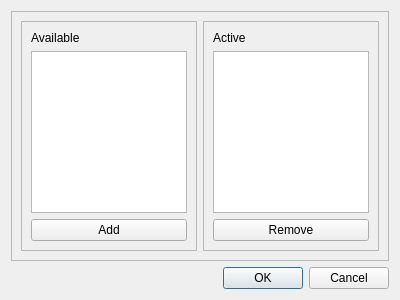
<?xml version="1.0" encoding="UTF-8"?>
<ui version="4.0">
 <class>AiScenarioDialog</class>
 <widget class="QDialog" name="AiScenarioDialog">
  <property name="geometry">
   <rect>
    <x>0</x>
    <y>0</y>
    <width>400</width>
    <height>300</height>
   </rect>
  </property>
  <property name="windowTitle">
   <string>Select AI Scenarios</string>
  </property>
  <layout class="QVBoxLayout" name="verticalLayout">
   <item>
    <widget class="QFrame" name="frame">
     <property name="frameShape">
      <enum>QFrame::StyledPanel</enum>
     </property>
     <property name="frameShadow">
      <enum>QFrame::Raised</enum>
     </property>
     <layout class="QHBoxLayout" name="horizontalLayout">
      <item>
       <widget class="QFrame" name="frame_3">
        <property name="frameShape">
         <enum>QFrame::StyledPanel</enum>
        </property>
        <property name="frameShadow">
         <enum>QFrame::Raised</enum>
        </property>
        <layout class="QVBoxLayout" name="verticalLayout_2">
         <item>
          <widget class="QLabel" name="label">
           <property name="text">
            <string>Available</string>
           </property>
          </widget>
         </item>
         <item>
          <widget class="QListWidget" name="listWidget"/>
         </item>
         <item>
          <widget class="QPushButton" name="pbAdd">
           <property name="text">
            <string>Add</string>
           </property>
          </widget>
         </item>
        </layout>
       </widget>
      </item>
      <item>
       <widget class="QFrame" name="frame_2">
        <property name="frameShape">
         <enum>QFrame::StyledPanel</enum>
        </property>
        <property name="frameShadow">
         <enum>QFrame::Raised</enum>
        </property>
        <layout class="QVBoxLayout" name="verticalLayout_3">
         <item>
          <widget class="QLabel" name="label_2">
           <property name="text">
            <string>Active</string>
           </property>
          </widget>
         </item>
         <item>
          <widget class="QListWidget" name="listWidget_2"/>
         </item>
         <item>
          <widget class="QPushButton" name="pbRemove">
           <property name="text">
            <string>Remove</string>
           </property>
          </widget>
         </item>
        </layout>
       </widget>
      </item>
     </layout>
    </widget>
   </item>
   <item>
    <widget class="QDialogButtonBox" name="buttonBox">
     <property name="orientation">
      <enum>Qt::Horizontal</enum>
     </property>
     <property name="standardButtons">
      <set>QDialogButtonBox::Cancel|QDialogButtonBox::Ok</set>
     </property>
    </widget>
   </item>
  </layout>
 </widget>
 <resources/>
 <connections>
  <connection>
   <sender>buttonBox</sender>
   <signal>accepted()</signal>
   <receiver>AiScenarioDialog</receiver>
   <slot>accept()</slot>
   <hints>
    <hint type="sourcelabel">
     <x>248</x>
     <y>254</y>
    </hint>
    <hint type="destinationlabel">
     <x>157</x>
     <y>274</y>
    </hint>
   </hints>
  </connection>
  <connection>
   <sender>buttonBox</sender>
   <signal>rejected()</signal>
   <receiver>AiScenarioDialog</receiver>
   <slot>reject()</slot>
   <hints>
    <hint type="sourcelabel">
     <x>316</x>
     <y>260</y>
    </hint>
    <hint type="destinationlabel">
     <x>286</x>
     <y>274</y>
    </hint>
   </hints>
  </connection>
 </connections>
</ui>
